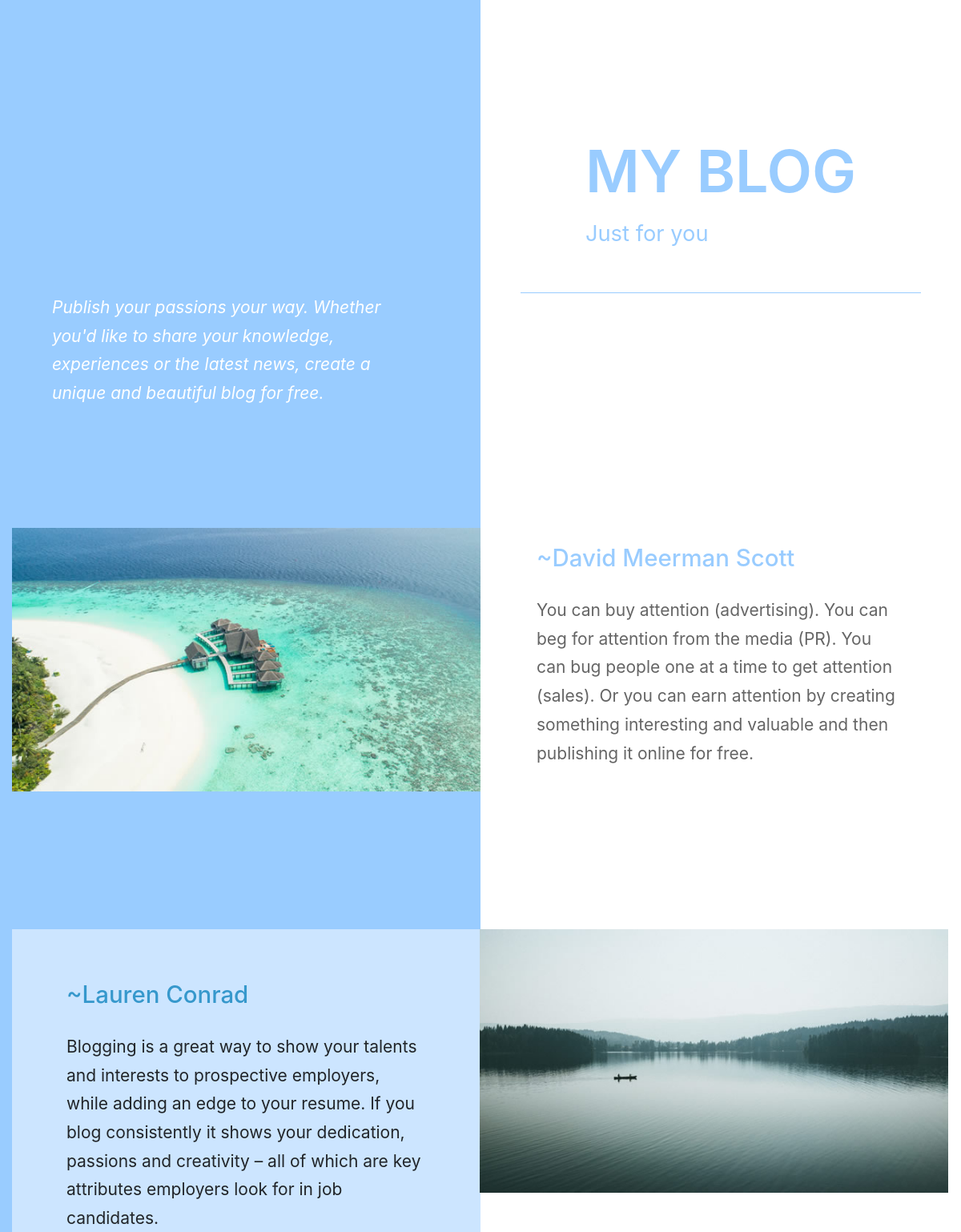
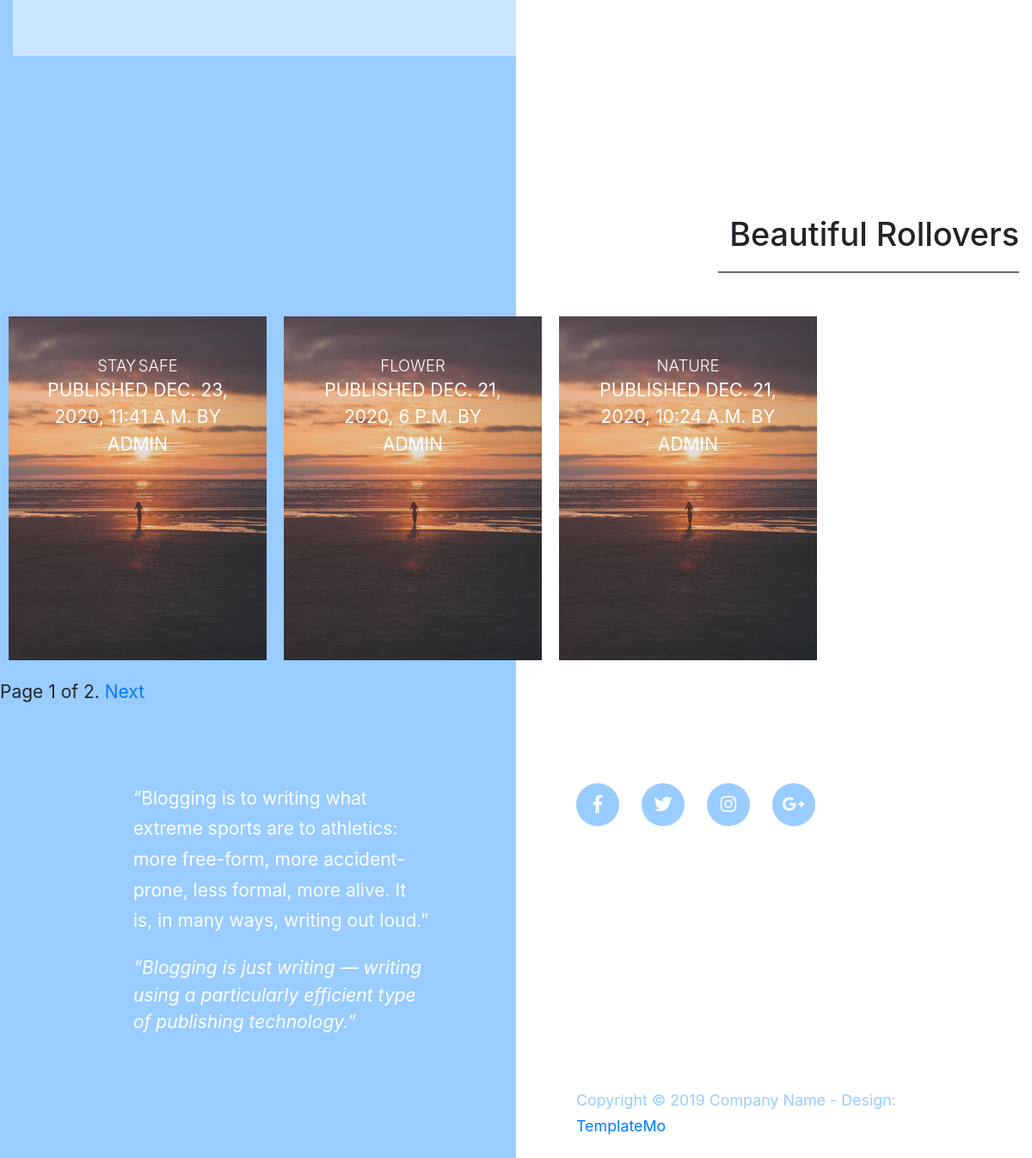
The page / on the database its author committed (2 pictures, top to bottom).
### blog/models.py (models this page shows, shortened)
class Post(models.Model):
	STATUS_CHOICES = (
		('draft',	'Draft'),
		('published',	'Published'),
	)
	title = models.CharField(max_length=250)
	slug = models.SlugField(max_length=250, unique_for_date='publish')
	author = models.ForeignKey(User, on_delete=models.CASCADE, related_name='blog_posts')
	body = models.TextField()
	publish = models.DateTimeField(default=timezone.now)
	created = models.DateTimeField(auto_now_add=True)
	updated = models.DateTimeField(auto_now=True)
	status = models.CharField(max_length=10, choices=STATUS_CHOICES, default='draft')
	objects = models.Manager()  # The	default	manager.
	published = PublishedManager()  # Our	custom	manager.
	class Meta:
		ordering = ('-publish',)
	def get_absolute_url(self):
		return reverse('blog:post_detail', args=[self.publish.year, self.publish.month, self.publish.day, self.slug])

### blog/views.py (the view)
# urls.py: path('',	views.post_list,	name='post_list'),
def post_list(request):
    object_list = Post.published.all()
    paginator = Paginator(object_list,	3)
    page = request.GET.get('page')
    try:
        posts = paginator.page(page)
    except PageNotAnInteger:
        posts = paginator.page(1)
    except EmptyPage:
        posts = paginator.page(paginator.num_pages)
    return render(request, 'blog/post/list.html', {'page':	page, 'posts':	posts})

### blog/models.py (called while the page is built)
	def	get_queryset(self):
		return	super(PublishedManager
						,self).get_queryset()\
								.filter(status='published')

### templates/blog/post/list.html (shortened to what this page needs)
{%    extends    "blog/base.html"    %}
{%    load    static    %}
{%    block    content    %}
<section id="intro" class="tm-p-1-section-1">
    <div class="container-fluid">
        <div class="row">
            <div class="col-md-6">
                <div class="tm-section-text-container">
                    <i class="tm-text-white">
                        <p class="mb-0">
                            Publish your passions your way. Whether you'd like to share your knowledge, experiences or
                            the latest news, create a unique and beautiful blog for free.
                    </i>
                </div>
            </div>
        </div>
    </div>
</section>
<section id="our_place">
    <div class="container-fluid">
        <div class="row">
            <div
                    class="col-md-12 col-lg-6 tm-section-image-container tm-img-left-container"
            >
                <img src="{% static 'img/forty_image_01.jpg' %}" alt="Image" class="img-fluid"/>
            </div>
            <div class="col-md-12 col-lg-6">
                <div class="tm-section-text-container-2">
                    <h2
                            class="tm-text-primary tm-section-title-mb tm-sm-bg-white-alpha"
                    >
                        ~David Meerman Scott
                    </h2>
                    <div class="tm-text-gray">
                        <p class="mb-4">
                            You can buy attention (advertising). You can beg for attention from the media (PR). You can
                            bug people one at a time to get attention (sales). Or you can earn attention by creating
                            something interesting and valuable and then publishing it online for free.
                        </p>
                    </div>
                </div>
            </div>
        </div>
    </div>
</section>
<section id="section_4" class="tm-section-4">
    <div class="container-fluid">
        <div class="row flex-column-reverse flex-lg-row">
            <div class="col-md-12 col-lg-6 tm-text-left-container">
                <div class="tm-section-text-container-3 tm-bg-white-alpha h-100">
                    <h2 class="tm-text-accent tm-section-title-mb">
                        ~Lauren Conrad </h2>
                    <p class="mb-0">
                        Blogging is a great way to show your talents and interests to prospective employers, while
                        adding an edge to your resume. If you blog consistently it shows your dedication, passions and
                        creativity – all of which are key attributes employers look for in job candidates.
                    </p>
                </div>
            </div>
            <div
                    class="col-md-12 col-lg-6 tm-section-image-container tm-img-right-container"
            >
                <img
                        src="{% static 'img/forty_image_02.jpg' %}"
                        alt="Image"
                        class="img-fluid tm-img-right"
                />
            </div>
        </div>
    </div>
</section>
<section id="gallery">
    <div class="container-fluid">
        <div class="row">
            <div class="col-12 tm-section-title-mb tm-gallery-title-col">
                <h2 class="tm-section-title-2">Beautiful Rollovers</h2>
                <hr class="tm-section-title-underline"/>
            </div>
            <div class="col-20">
                <div class="grid">
                    {% for post in posts %}
                    <figure class="effect-duke">
                        <img
                                src="{% static 'img/forty_image_13.jpg' %}"
                                alt="Image"
                                class="img-fluid"
                        />
                        <figcaption>
                            <h2> {{ post.title }}</h2>
                            <body> Published {{ post.publish }} by {{ post.author }}</body>
                        </figcaption>
                    </figure>
                    {% endfor %}
                </div>
                {% include "pagination.html" with page=posts %}
            </div>
            {% endblock %}

### templates/blog/base.html (shortened to what this page needs)
{%	load	static	%}
<html lang="en">
<head>
    <link rel="stylesheet" href="{% static 'css/all.min.css' %}" />
    <link rel="stylesheet" href="{% static 'css/bootstrap.min.css' %}" />
    <link rel="stylesheet" href="{% static 'css/templatemo-style.css' %}" />
</head>
<body>
<div class="columns-bg">
    <section id="logo" class="tm-section-logo">
        <div class="container-fluid">
            <div class="row">
                <div class="col-sm-12 offset-sm-0 col-md-6 offset-md-6">
                    <div class="tm-site-name-container">
                        <div class="tm-site-name-container-inner">
                            <h1 class="text-uppercase tm-text-primary tm-site-name">
                                My Blog                  </h1>
                            <p class="tm-text-primary tm-site-description">
                                Just for you
                            </p>
                        </div>
                    </div>
                </div>
            </div>
        </div>
    </section>
    <div	id="content">
        {%	block	content	%}
        {%	endblock	%}
    </div>
    <section id="outro">
        <div class="container-fluid">
            <div class="row">
                <div class="col-sm-12 col-md-6">
                    <div class="tm-section-text-container-5 tm-text-white">
                        <p>
                           “Blogging is to writing what extreme sports are to athletics: more free-form, more accident-prone, less formal, more alive. It is, in many ways, writing out loud.”
                        </p>
                        <i>“Blogging is just writing — writing using a particularly efficient type of publishing technology.”
                        </i>
                    </div>
                </div>
                <div class="col-sm-12 col-md-6">
                    <div class="tm-section-text-container-6">
                        <a class="tm-social-icon-container">
                  <span class="tm-social-icon-container-inner">
                    <i class="fab fa-facebook-f"></i>
                  </span>
                        </a>
                        <a class="tm-social-icon-container">
                  <span class="tm-social-icon-container-inner">
                    <i class="fab fa-twitter"></i>
                  </span>
                        </a>
                        <a class="tm-social-icon-container">
                  <span class="tm-social-icon-container-inner">
                    <i class="fab fa-instagram"></i>
                  </span>
                        </a>
                        <a class="tm-social-icon-container">
                  <span class="tm-social-icon-container-inner">
                    <i class="fab fa-google-plus-g"></i>
                  </span>
                        </a>
                    </div>
                </div>
            </div>
            <div class="row">
                <footer class="col-sm-12 col-md-6 offset-md-6 px-md-0">
                    <p class="tm-copyright-text mb-0 tm-text-primary">
                        Copyright &copy; 2019 Company Name - Design: <a rel="nofollow" href="#">TemplateMo</a>
                    </p>
                </footer>
            </div>
        </div>
    </section>
</div>
</body>
</html>

### templates/pagination.html (shortened to what this page needs)
<div	class="pagination">
	<span	class="step-links">
	<span	class="current">
	Page	{{	page.number	}}	of	{{	page.paginator.num_pages	}}.
	</span>
	{%	if	page.has_next	%}
	<a	href="?page={{	page.next_page_number	}}">Next</a>
	{%	endif	%}
		</span>
</div>

### static/css/templatemo-style.css (style rules this page uses)
html { font-family: "Open Sans", Arial, Helvetica, sans-serif; font-size: 21px; font-weight: 400; -webkit-font-smoothing: antialiased; scroll-behavior: smooth; }
body { overflow-x: hidden; }
a, button { transition: all 0.3s ease; }
.tm-bg-white-alpha { background-color: rgba(255, 255, 255, 0.5); }
h2 { font-size: 1.4rem; }
p { line-height: 1.7; }
.tm-text-white { color: white; }
.columns-bg { background-image: linear-gradient( to right, #99ccff, #99ccff 50%, #ffffff 50% ); }
.container-fluid { max-width: 1310px; }
.tm-section-logo { padding-top: 170px; padding-bottom: 0; }
.tm-p-1-section-1 { margin-bottom: 80px; }
#our_place { padding-top: 70px; padding-bottom: 70px; }
.tm-section-4 { padding-top: 70px; padding-bottom: 70px; }
#gallery { padding-top: 115px; padding-bottom: 110px; }
#outro { padding-top: 90px; }
.tm-text-primary { color: #99ccff; }
.tm-text-gray { color: #656565; }
.tm-text-accent { color: #3698cc; }
.tm-section-title-2 { font-size: 1.8rem; text-align: right; }
.tm-section-title-underline { border-top: 1px solid black; max-width: 500px; margin-right: 0; width: 85%; }
.tm-site-name-container { max-width: 500px; margin-left: auto; margin-right: auto; border-bottom: 1px solid #99ccff; display: flex; align-items: center; justify-content: center; }
.tm-site-name-container-inner { display: inline-block; margin-left: auto; margin-right: auto; }
.tm-site-name { font-size: 3.5rem; font-weight: 600; }
.tm-site-description { font-size: 1.3rem; margin-bottom: 50px; }
.tm-section-text-container { padding: 0 50px; }
.tm-section-text-container-2 { padding: 20px 55px 30px; max-width: 640px; }
.tm-section-text-container-3 { padding: 64px 68px; }
.tm-section-text-container-5 { max-width: 430px; padding-right: 85px; margin-right: 0; margin-left: auto; }
.tm-section-text-container-6 { padding: 0 55px 60px; }
.tm-section-title-mb { margin-bottom: 30px; }
.tm-img-right { margin-left: -1px; }
.tm-img-left-container, .tm-text-left-container { padding-right: 0; }
.tm-img-right-container { padding-left: 0; }
.grid { overflow: auto; display: flex; align-items: baseline; margin-left: auto; margin-right: auto; }
.grid figure { position: relative; overflow: hidden; background: #3085a3; text-align: center; cursor: pointer; margin-left: 10px; margin-right: 10px; }
.grid figure img { position: relative; display: block; min-height: 100%; max-width: 100%; opacity: 0.8; }
.grid figure figcaption { padding: 2em; color: #fff; text-transform: uppercase; -webkit-backface-visibility: hidden; backface-visibility: hidden; }
.grid figure figcaption::before, .grid figure figcaption::after { pointer-events: none; }
.grid figure figcaption, .grid figure figcaption > a { position: absolute; top: 0; left: 0; width: 100%; height: 100%; }
.grid figure h2 { word-spacing: -0.15em; font-weight: 300; }
.grid figure h2, .grid figure p { margin: 0; }
figure.effect-duke { background: -webkit-linear-gradient(-45deg, #34495e 0%, #cc6055 100%); background: linear-gradient(-45deg, #34495e 0%, #cc6055 100%); }
figure.effect-duke img, figure.effect-duke p { -webkit-transition: opacity 0.35s, -webkit-transform 0.35s; transition: opacity 0.35s, transform 0.35s; }
figure.effect-duke h2 { -webkit-transition: -webkit-transform 0.35s; transition: transform 0.35s; -webkit-transform: scale3d(0.8, 0.8, 1); transform: scale3d(0.8, 0.8, 1); -webkit-transform-origin: 50% 100%; transform-origin: 50% 100%; }
.tm-social-icon-container { cursor: pointer; width: 62px; height: 62px; background-color: #99ccff; border-radius: 50%; display: inline-block; text-align: center; margin-right: 20px; margin-bottom: 20px; align-items: center; justify-content: center; }
.tm-social-icon-container-inner { display: flex; align-items: center; justify-content: center; height: 100%; }
.tm-social-icon-container i { color: white; }
.tm-copyright-text { font-size: 0.85rem; }
hr { border-color: black; }
.tm-copyright-text { padding: 60px 40px 55px 70px; }
@media (max-width: 1200px) { .tm-section-title-underline { max-width: 350px; } }
@media (max-width: 1200px) { .grid figure h2 { font-size: 1.1em; } }
@media (max-width: 1200px) { .tm-social-icon-container { width: 50px; height: 50px; } }

### rows shown on the page
Post: title "STAY SAFE", publish "DEC. 23, 2020, 11:41 A.M.", author "ADMIN"
Post: title "FLOWER", publish "DEC. 21, 2020, 6 P.M.", author "ADMIN"
Post: title "NATURE", publish "DEC. 21, 2020, 10:24 A.M.", author "ADMIN"

### other values the page prints
{{ page.number }} "1"
{{ page.paginator.num_pages }} "2"
